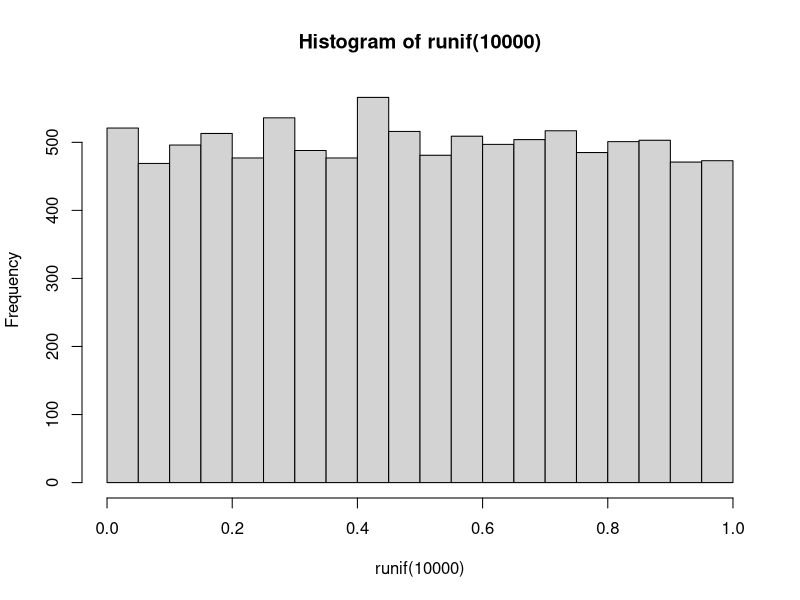
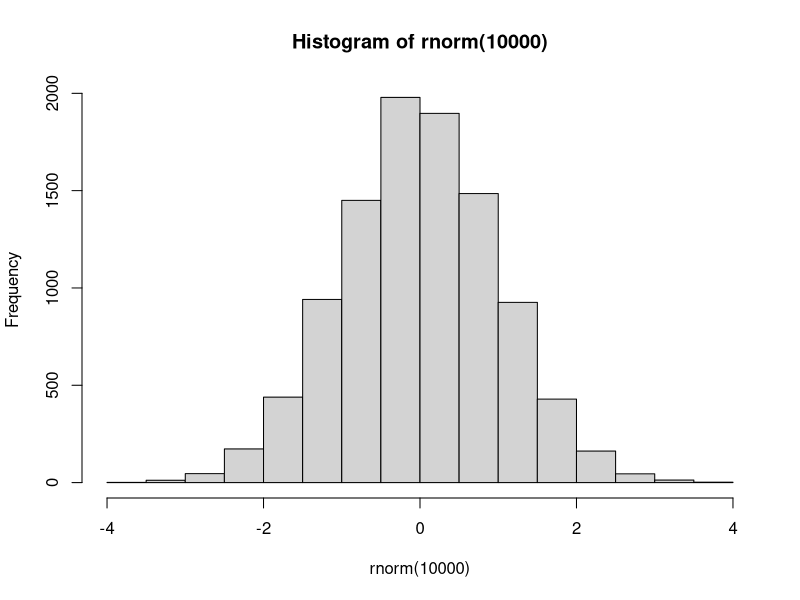

Recreate these plots in R, in order. (Note: this script raises an error after producing the figures.)
## ---- chunk 1
library(purrr)
x <- list(1, 1, 1)
y <- list(10, 20, 30)
map2(x, y, ~ .x + .y)

#Note, anonymous function is a function defined without a specific name. Instead, it is defined inline within the code where it is needed. In the function above, we used the ~ (tilde) symbol followed by the expression .x + .y . The .x + .y represents the input parameter of the function

#the anonymous function ( ~ .x + .y ) takes two arguments, .x and .y , which represent the corresponding elements from x and y in each iteration. The function adds .x and .y to calculate the sum.
## ---- chunk 2
#uniform distribution
set.seed(123)
runif(n = 5)

hist(runif(10000))

set.seed(123)
runif(n = 10, min = 1, max = 20)


#normal distribution
set.seed(123)
rnorm(n = 10, mean = 5, sd = 1)
hist(rnorm(10000))

#sample
set.seed(123)
sample(c("a","b","c"),
       size = 100,
       replace = TRUE,
       prob = c(0.1, 0.2, 0.7))

#random sample
set.seed(123)
simulated_data <-
  tibble(X = runif(10, min = 0, max = 20),
        Y = 3*X + rnorm(10, mean = 0, sd = 1))

simulated_data

simulated_data %>%
  ggplot(aes(x = X, y = Y)) +
  geom_point()
## ---- chunk 3
library(lubridate)
greeting <- function(){
  current <- now()
  current_hour <- hour(current)
  greeting_output <- 
  case_when(
    current_hour > 4 && current_hour < 12 ~ "good morning",
    current_hour < 16 ~ "good afternoon",
    TRUE ~ "good evening"
  )
  return(greeting_output)
}

greeting()
## ---- chunk 4
simulated_data <-
  tibble(X = rnorm(n = 1000, mean = 100, sd = 15),
         Y = X ^ 2)

simulated_data

simulated_data %>%
  ggplot(aes(x = X, y =Y)) +
  geom_point()
